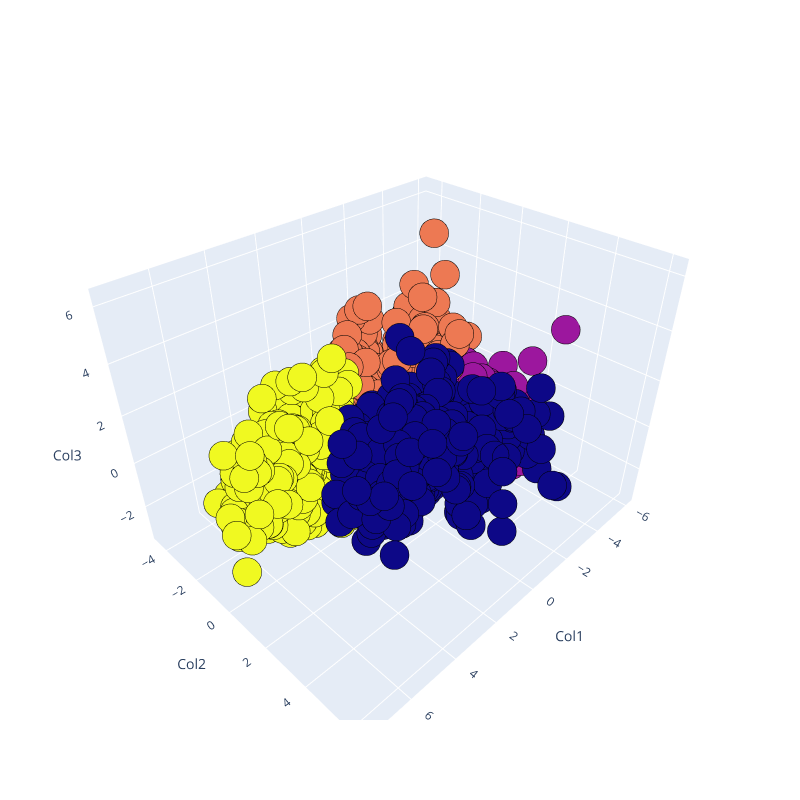

Notebook cell for this chart:
### Code cell
Scene = dict(xaxis = dict(title  = 'Col1'),yaxis = dict(title  = 'Col2'),zaxis = dict(title  = 'Col3'))

trace = go.Scatter3d(x=pca_df['col1'], y=pca_df['col2'], z=pca_df['col3'], mode='markers',marker=dict(color = pca_df["Clusters_agg"], size= 10, line=dict(color= 'black',width = 10)))
layout = go.Layout(margin=dict(l=0,r=0),scene = Scene,height = 800,width = 800)
data = [trace]
fig = go.Figure(data = data, layout = layout)
fig.show()

### Figure 1 — Plotly figure (JSON) as saved in the notebook; plotly's stock layout.template omitted (floating-point values rounded to 4 significant figures; data arrays with more than 128 entries replaced by an {"elided": "..."} marker saying what was removed)
{"data": [{"marker": {"color": {"elided": "2205 int values"}, "line": {"color": "black", "width": 10}, "size": 10}, "mode": "markers", "type": "scatter3d", "x": {"elided": "2205 float values"}, "y": {"elided": "2205 float values"}, "z": {"elided": "2205 float values"}}], "layout": {"height": 800, "margin": {"l": 0, "r": 0}, "scene": {"xaxis": {"title": {"text": "Col1"}}, "yaxis": {"title": {"text": "Col2"}}, "zaxis": {"title": {"text": "Col3"}}}, "width": 800}}
